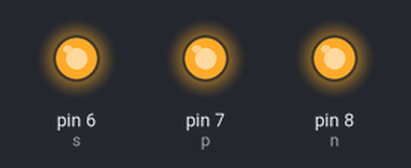
This sketch was run on a simulated Arduino Uno, built with avr-gcc and run on an emulated ATmega328P. On the bench: output pins drawn as LEDs (lit = HIGH).

Above: at 0.1 s.
Timing chart, 0 to 1.6 s (numbered marks = the images above):
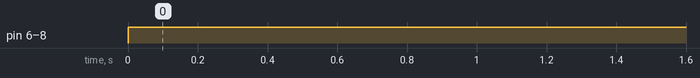

The sketch:

FORWARD.ino
```cpp
int p=7;
//int p1=12;
//int n1=13;
int n=8;
int s=6;
//int e=12;

void setup()
{
  //pinMode(e,OUTPUT);
  pinMode(p,OUTPUT);
  //pinMode(p1,OUTPUT);
  //pinMode(n1,OUTPUT);
  pinMode(s,OUTPUT);
  pinMode(n,OUTPUT);

}

void loop()
{
  //digitalWrite(e,HIGH);
  digitalWrite(s,HIGH);
  digitalWrite(p,HIGH);
  //digitalWrite(p1,HIGH);
  //digitalWrite(n1,LOW);
  digitalWrite(n,1);

}
```

Measured:
- by itself, pin 6 (s), pin 7 (p), pin 8 (n): LOW → HIGH at 0.00 s
